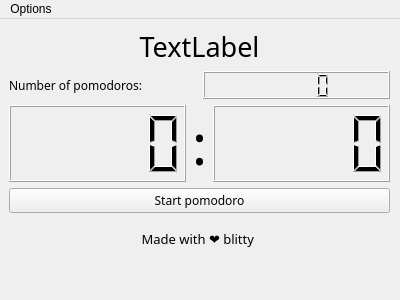
<?xml version="1.0" encoding="UTF-8"?>
<ui version="4.0">
 <class>PomodoroApp</class>
 <widget class="QMainWindow" name="PomodoroApp">
  <property name="geometry">
   <rect>
    <x>0</x>
    <y>0</y>
    <width>400</width>
    <height>300</height>
   </rect>
  </property>
  <property name="sizePolicy">
   <sizepolicy hsizetype="Fixed" vsizetype="Fixed">
    <horstretch>0</horstretch>
    <verstretch>0</verstretch>
   </sizepolicy>
  </property>
  <property name="windowTitle">
   <string>PomodoroApp</string>
  </property>
  <widget class="QWidget" name="centralwidget">
   <widget class="QWidget" name="gridLayoutWidget">
    <property name="geometry">
     <rect>
      <x>9</x>
      <y>9</y>
      <width>381</width>
      <height>230</height>
     </rect>
    </property>
    <layout class="QGridLayout" name="gridLayout">
     <item row="5" column="0">
      <layout class="QVBoxLayout" name="verticalLayout">
       <item>
        <widget class="QPushButton" name="startButton">
         <property name="font">
          <font>
           <family>FiraCode Nerd Font</family>
          </font>
         </property>
         <property name="text">
          <string>Start pomodoro</string>
         </property>
        </widget>
       </item>
       <item>
        <widget class="QLabel" name="made_by">
         <property name="font">
          <font>
           <family>FiraCode Nerd Font</family>
           <pointsize>10</pointsize>
          </font>
         </property>
         <property name="text">
          <string>Made with ❤️ blitty </string>
         </property>
         <property name="alignment">
          <set>Qt::AlignCenter</set>
         </property>
        </widget>
       </item>
      </layout>
     </item>
     <item row="4" column="0">
      <layout class="QHBoxLayout" name="horizontalLayout" stretch="1,0,1">
       <item>
        <widget class="QLCDNumber" name="lcdHour"/>
       </item>
       <item>
        <widget class="QLabel" name="label">
         <property name="font">
          <font>
           <family>AR PL UKai CN</family>
           <pointsize>42</pointsize>
          </font>
         </property>
         <property name="text">
          <string>:</string>
         </property>
         <property name="alignment">
          <set>Qt::AlignCenter</set>
         </property>
        </widget>
       </item>
       <item>
        <widget class="QLCDNumber" name="lcdMin"/>
       </item>
      </layout>
     </item>
     <item row="2" column="0">
      <layout class="QVBoxLayout" name="verticalLayout_2">
       <item>
        <widget class="QLabel" name="format">
         <property name="font">
          <font>
           <family>FiraCode Nerd Font</family>
           <pointsize>20</pointsize>
          </font>
         </property>
         <property name="text">
          <string>TextLabel</string>
         </property>
         <property name="alignment">
          <set>Qt::AlignCenter</set>
         </property>
        </widget>
       </item>
       <item>
        <layout class="QHBoxLayout" name="horizontalLayout_2">
         <item>
          <widget class="QLabel" name="label_2">
           <property name="font">
            <font>
             <family>FiraCode Nerd Font</family>
            </font>
           </property>
           <property name="text">
            <string>Number of pomodoros:</string>
           </property>
          </widget>
         </item>
         <item>
          <widget class="QLCDNumber" name="lcdNPomodoros"/>
         </item>
        </layout>
       </item>
      </layout>
     </item>
    </layout>
   </widget>
  </widget>
  <widget class="QMenuBar" name="menubar">
   <property name="geometry">
    <rect>
     <x>0</x>
     <y>0</y>
     <width>400</width>
     <height>21</height>
    </rect>
   </property>
   <widget class="QMenu" name="menuOptions">
    <property name="title">
     <string>Options</string>
    </property>
    <addaction name="actionSet_Pomodoro"/>
   </widget>
   <addaction name="menuOptions"/>
  </widget>
  <action name="actionSet_Pomodoro">
   <property name="text">
    <string>Set Pomodoro</string>
   </property>
  </action>
 </widget>
 <resources/>
 <connections/>
</ui>
